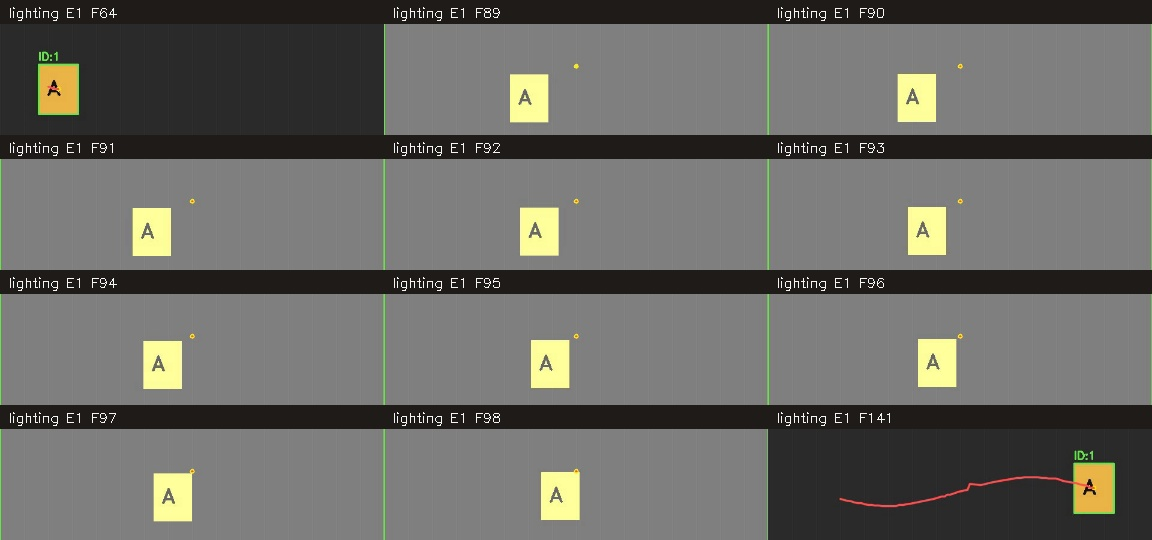
#> input picture evidence/review_sheets/lighting-01.jpg, 1152 x 540 px, given in place of annotated.avi, which was not available
$ python build_review_sheets.py
#> lines starting #> are read from the running program, lines starting #| are printed output that depends on the picture
### object_tracker/video_io.py
"""영상/이미지/프레임 로그의 입출력. 알고리즘과 분리해 자원을 정리합니다."""

from __future__ import annotations

import json
import math
from datetime import datetime
from pathlib import Path
from typing import Optional, Sequence, Union

import cv2
import numpy as np

from .models import Track
from .target import MatchResult


def write_image(path: Path, frame: np.ndarray) -> None:
    path.parent.mkdir(parents=True, exist_ok=True)
    success, encoded = cv2.imencode(path.suffix or ".png", frame)
    if not success:
        raise OSError("Cannot encode image: {}".format(path))
    encoded.tofile(str(path))


class VideoSource:
    """VideoCapture 하나의 수명과 입력 FPS 정보를 관리합니다."""

    # [8 lines left out: function __init__, not called in this run]

    def close(self) -> None:
        self.capture.release()


class OutputSession:
    """실행별 폴더에 프레임 로그, 스냅샷, 선택적인 결과 영상을 저장합니다."""

    # [42 lines left out: functions __init__, record, snapshot, close, not called in this run]

### tools/build_review_sheets.py
"""발표와 관찰 기록에 사용할 연속 프레임 접촉 시트를 만듭니다."""

from __future__ import annotations

import json
from pathlib import Path

import cv2
import numpy as np

from object_tracker.video_io import write_image


def make_sheets() -> None:
    root = Path("evidence")
    index = json.loads((root / "run_index.json").read_text())
#> (reads evidence/run_index.json from the repository)
    events = json.loads((root / "event_details.json").read_text())
#> (reads evidence/event_details.json from the repository)
    directory = root / "review_sheets"
    directory.mkdir(exist_ok=True)
    # 실패/ID 변경은 그 연속 구간을 한 장에서 확인하게 합니다.
    # 0건인 이벤트도 시작/중간/끝의 추적 상태를 빠짐없이 싣습니다.
    for condition in ("single", "overlap", "stop", "lighting"):
        selected = [e for e in events if e["condition"] == condition]
        capture = cv2.VideoCapture(str(Path(index["baseline/" + condition]) / "annotated.avi"))
        for event in selected:
            details = event["details"]
            if details:
                samples = [event["start"] + 3]
                for detail in details:
                    samples += list(range(detail["start"], detail["confirmed"] + 1))
                samples += [event["end"] - 3]
            else:
                samples = list(range(event["start"], event["end"] + 1, 4))
            # 전체 객체와 ID를 읽을 수 있게 세로 위/아래 여백만 잘라냅니다.
            samples = list(dict.fromkeys(samples))
            cards = []
            for number in samples:
                capture.set(cv2.CAP_PROP_POS_FRAMES, number - 1)
                ok, frame = capture.read()
                if not ok:
                    raise ValueError("Cannot read {} frame {}".format(condition, number))
                card = cv2.resize(frame[110:295], (384, 111))
                card = cv2.copyMakeBorder(card, 24, 0, 0, 0, cv2.BORDER_CONSTANT, value=(25, 27, 30))
                cv2.putText(card, "{} E{} F{}".format(condition, event["event"], number), (8, 17),
                            cv2.FONT_HERSHEY_SIMPLEX, 0.45, (245, 245, 245), 1)
                cards.append(card)
            while len(cards) % 3:
                cards.append(np.full_like(cards[0], 25))
            sheet = np.vstack([np.hstack(cards[i:i + 3]) for i in range(0, len(cards), 3)])
            write_image(directory / "{}-{:02d}.jpg".format(condition, event["event"]), sheet)
#> this loop made 3 passes
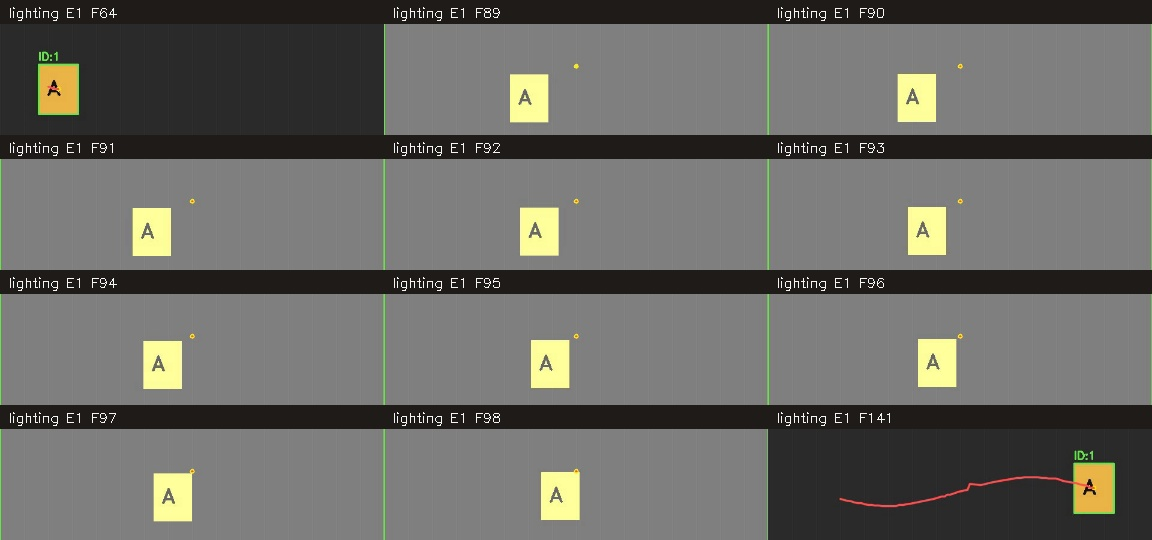
#> input picture evidence/review_sheets/lighting-01.jpg, 1152 x 540 px, given in place of annotated.avi, which was not available
#> pass 1, in make_sheets, `sheet = np.vstack([np.hstack(cards[i:i + 3]) for i in range(0, len(car..`:
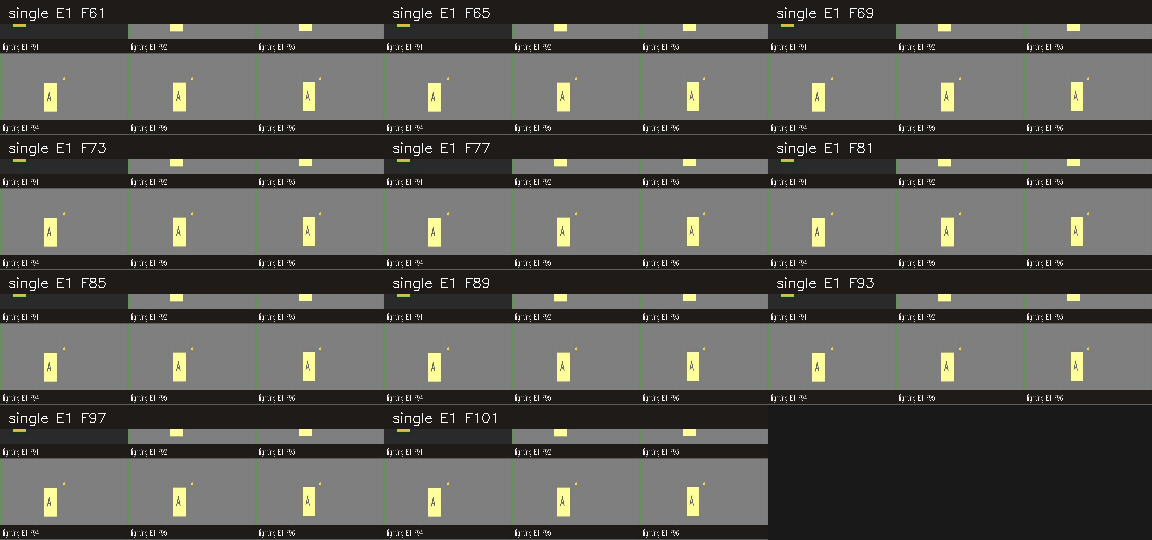
#> sheet: shape (540, 1152, 3); mean B, G, R 81.4, 84.9, 85.8
#> after the loop:
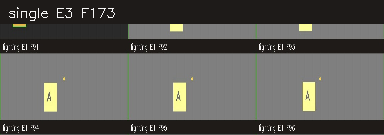
#> card: shape (135, 384, 3); mean B, G, R 86.5, 90.5, 91.4
        capture.release()
        # 30개 이벤트를 종류별로 모아 모든 반복의 전/후 상태를 함께 확인합니다.
        overview = []
        capture = cv2.VideoCapture(str(Path(index["baseline/" + condition]) / "annotated.avi"))
        for event in selected:
            row = []
            for number in (event["start"] + 4, (event["start"] + event["end"]) // 2,
                           event["end"] - 4):
                capture.set(cv2.CAP_PROP_POS_FRAMES, number - 1)
                ok, frame = capture.read()
                if not ok:
                    raise ValueError("Missing overview frame")
                card = cv2.resize(frame[100:295], (384, 117))
                card = cv2.copyMakeBorder(card, 22, 0, 0, 0, cv2.BORDER_CONSTANT, value=(25, 27, 30))
                cv2.putText(card, "E{} F{}".format(event["event"], number), (8, 16),
                            cv2.FONT_HERSHEY_SIMPLEX, 0.45, (245, 245, 245), 1)
                row.append(card)
            overview.append(np.hstack(row))
        capture.release()
        write_image(directory / (condition + "-overview.jpg"), np.vstack(overview))
    print("Created 30 event sheets and four overview sheets:", directory)


if __name__ == "__main__":
    make_sheets()
